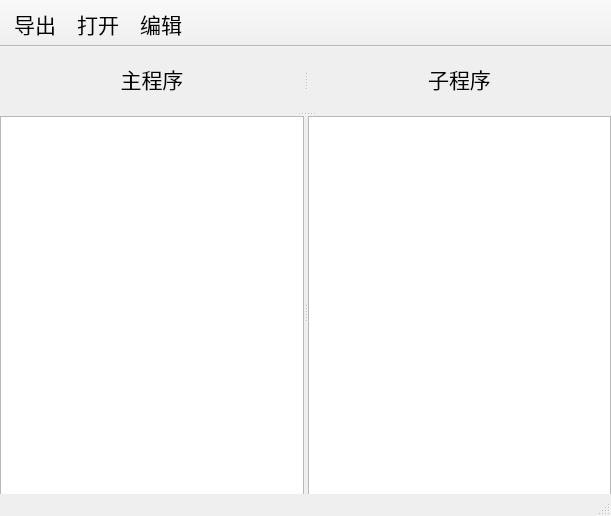
<?xml version="1.0" encoding="UTF-8"?>
<ui version="4.0">
 <class>MyWindow</class>
 <widget class="QMainWindow" name="MyWindow">
  <property name="windowModality">
   <enum>Qt::WindowModal</enum>
  </property>
  <property name="enabled">
   <bool>true</bool>
  </property>
  <property name="geometry">
   <rect>
    <x>0</x>
    <y>0</y>
    <width>611</width>
    <height>516</height>
   </rect>
  </property>
  <property name="sizePolicy">
   <sizepolicy hsizetype="Preferred" vsizetype="Preferred">
    <horstretch>0</horstretch>
    <verstretch>0</verstretch>
   </sizepolicy>
  </property>
  <property name="minimumSize">
   <size>
    <width>611</width>
    <height>516</height>
   </size>
  </property>
  <property name="maximumSize">
   <size>
    <width>611</width>
    <height>516</height>
   </size>
  </property>
  <property name="windowTitle">
   <string>AutoCode</string>
  </property>
  <property name="windowIcon">
   <iconset resource="../lizhyun.qrc">
    <normaloff>:/images/images/bulb.png</normaloff>:/images/images/bulb.png</iconset>
  </property>
  <property name="layoutDirection">
   <enum>Qt::LeftToRight</enum>
  </property>
  <property name="autoFillBackground">
   <bool>false</bool>
  </property>
  <property name="toolButtonStyle">
   <enum>Qt::ToolButtonTextBesideIcon</enum>
  </property>
  <property name="animated">
   <bool>true</bool>
  </property>
  <property name="documentMode">
   <bool>false</bool>
  </property>
  <property name="tabShape">
   <enum>QTabWidget::Rounded</enum>
  </property>
  <widget class="QWidget" name="centralwidget">
   <property name="enabled">
    <bool>true</bool>
   </property>
   <widget class="QSplitter" name="splitter_3">
    <property name="geometry">
     <rect>
      <x>0</x>
      <y>0</y>
      <width>611</width>
      <height>461</height>
     </rect>
    </property>
    <property name="orientation">
     <enum>Qt::Vertical</enum>
    </property>
    <widget class="QSplitter" name="splitter">
     <property name="orientation">
      <enum>Qt::Horizontal</enum>
     </property>
     <widget class="QLabel" name="MainLabel">
      <property name="text">
       <string>&lt;html&gt;&lt;head/&gt;&lt;body&gt;&lt;p align=&quot;center&quot;&gt;&lt;span style=&quot; font-size:16pt;&quot;&gt;主程序&lt;/span&gt;&lt;/p&gt;&lt;/body&gt;&lt;/html&gt;</string>
      </property>
     </widget>
     <widget class="QLabel" name="SubLabel">
      <property name="lineWidth">
       <number>1</number>
      </property>
      <property name="midLineWidth">
       <number>20</number>
      </property>
      <property name="text">
       <string>&lt;html&gt;&lt;head/&gt;&lt;body&gt;&lt;p align=&quot;center&quot;&gt;&lt;span style=&quot; font-size:16pt;&quot;&gt;子程序&lt;/span&gt;&lt;/p&gt;&lt;/body&gt;&lt;/html&gt;</string>
      </property>
      <property name="scaledContents">
       <bool>false</bool>
      </property>
      <property name="wordWrap">
       <bool>false</bool>
      </property>
      <property name="margin">
       <number>0</number>
      </property>
      <property name="indent">
       <number>-1</number>
      </property>
      <property name="openExternalLinks">
       <bool>false</bool>
      </property>
      <property name="textInteractionFlags">
       <set>Qt::LinksAccessibleByMouse</set>
      </property>
     </widget>
    </widget>
    <widget class="QSplitter" name="splitter_2">
     <property name="orientation">
      <enum>Qt::Horizontal</enum>
     </property>
     <widget class="QPlainTextEdit" name="MainText"/>
     <widget class="QPlainTextEdit" name="SubText">
      <property name="midLineWidth">
       <number>0</number>
      </property>
      <property name="undoRedoEnabled">
       <bool>true</bool>
      </property>
      <property name="backgroundVisible">
       <bool>false</bool>
      </property>
     </widget>
    </widget>
   </widget>
  </widget>
  <widget class="QStatusBar" name="statusbar"/>
  <widget class="QToolBar" name="toolBar">
   <property name="windowTitle">
    <string>toolBar</string>
   </property>
   <property name="movable">
    <bool>false</bool>
   </property>
   <property name="iconSize">
    <size>
     <width>36</width>
     <height>36</height>
    </size>
   </property>
   <property name="toolButtonStyle">
    <enum>Qt::ToolButtonTextBesideIcon</enum>
   </property>
   <attribute name="toolBarArea">
    <enum>TopToolBarArea</enum>
   </attribute>
   <attribute name="toolBarBreak">
    <bool>false</bool>
   </attribute>
   <addaction name="Export"/>
   <addaction name="Open"/>
   <addaction name="Edit"/>
  </widget>
  <action name="Export">
   <property name="icon">
    <iconset resource="../lizhyun.qrc">
     <normaloff>:/images/images/export.png</normaloff>:/images/images/export.png</iconset>
   </property>
   <property name="text">
    <string>导出</string>
   </property>
   <property name="toolTip">
    <string>导出文件</string>
   </property>
   <property name="font">
    <font>
     <pointsize>16</pointsize>
     <underline>false</underline>
    </font>
   </property>
  </action>
  <action name="Open">
   <property name="icon">
    <iconset resource="../lizhyun.qrc">
     <normaloff>:/images/images/file-add.png</normaloff>:/images/images/file-add.png</iconset>
   </property>
   <property name="text">
    <string>打开</string>
   </property>
   <property name="toolTip">
    <string>打开文件</string>
   </property>
   <property name="font">
    <font>
     <pointsize>16</pointsize>
    </font>
   </property>
  </action>
  <action name="Edit">
   <property name="icon">
    <iconset resource="../lizhyun.qrc">
     <normaloff>:/images/images/edit-square.png</normaloff>:/images/images/edit-square.png</iconset>
   </property>
   <property name="text">
    <string>编辑</string>
   </property>
   <property name="toolTip">
    <string>编辑尺寸</string>
   </property>
   <property name="font">
    <font>
     <pointsize>16</pointsize>
    </font>
   </property>
  </action>
 </widget>
 <resources>
  <include location="../lizhyun.qrc"/>
 </resources>
 <connections/>
</ui>
